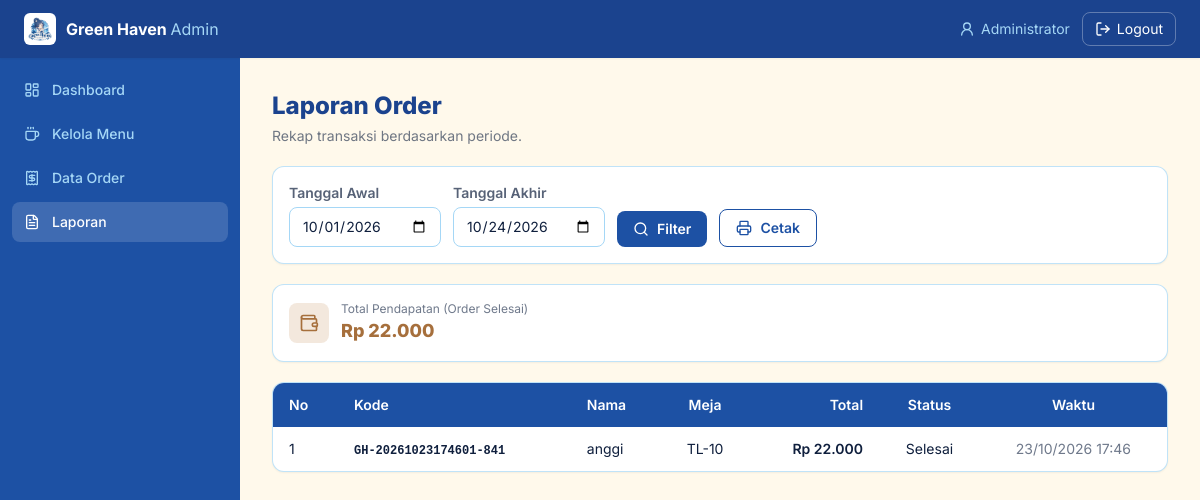
Page /admin/laporan.php (signed in) on the committed database.
### tables this page shows
CREATE TABLE `orders` (
  `id` int(11) UNSIGNED NOT NULL,
  `kode_order` varchar(30) NOT NULL,
  `pelanggan_id` int(11) UNSIGNED NOT NULL,
  `no_meja` varchar(10) NOT NULL,
  `total_harga` decimal(14,2) NOT NULL DEFAULT 0.00,
  `status` enum('pending','diproses','selesai','dibatalkan') NOT NULL DEFAULT 'pending',
  `catatan` text DEFAULT NULL,
  `waktu_order` datetime NOT NULL DEFAULT current_timestamp(),
  `updated_at` datetime NOT NULL DEFAULT current_timestamp() ON UPDATE current_timestamp()
);

CREATE TABLE `pelanggan` (
  `id` int(11) UNSIGNED NOT NULL,
  `nama` varchar(100) NOT NULL,
  `no_meja` varchar(10) NOT NULL,
  `no_hp` varchar(20) DEFAULT NULL,
  `waktu_datang` datetime NOT NULL DEFAULT current_timestamp()
);

### config/koneksi.php (called while the page is built, shortened)
<?php
function asset($path = '') {
    return BASE_URL . ltrim($path, '/');
}
function rupiah($angka) {
    return "Rp " . number_format((float)$angka, 0, ',', '.');
}

### admin/laporan.php (the view, shortened to what this page needs)
<?php
require_once '../config/koneksi.php';
include '../includes/header.php';
$tgl_awal  = $_GET['tgl_awal']  ?? date('Y-m-01');
$tgl_akhir = $_GET['tgl_akhir'] ?? date('Y-m-d');
$ta = mysqli_real_escape_string($koneksi, $tgl_awal);
$tk = mysqli_real_escape_string($koneksi, $tgl_akhir);
$q = mysqli_query($koneksi, "SELECT o.*, p.nama FROM orders o
                             JOIN pelanggan p ON o.pelanggan_id = p.id
                             WHERE DATE(o.waktu_order) BETWEEN '$ta' AND '$tk'
                             ORDER BY o.waktu_order DESC");
$total = 0; $data = [];
while ($row = mysqli_fetch_assoc($q)) {
    $data[] = $row;
    if ($row['status'] === 'selesai') $total += $row['total_harga'];
}
?>
<nav class="sticky top-0 z-40 bg-ocean-dark text-white shadow-sm">
    <div class="px-4 lg:px-6 py-3 flex items-center justify-between">
        <a href="<?= asset('admin/dashboard.php'); ?>" class="flex items-center gap-2.5">
            <img src="<?= asset('assets/logo-brand.png'); ?>" alt="Green Haven"
                 class="h-8 w-8 rounded-md bg-white object-contain p-0.5">
            <span class="font-bold">Green Haven <span class="text-sky font-normal hidden sm:inline">Admin</span></span>
        </a>
        <div class="flex items-center gap-3 text-sm">
            <span class="hidden sm:flex items-center gap-1.5 text-sky">
                <i data-lucide="user-round" class="w-4 h-4"></i>
                <?= htmlspecialchars($_SESSION['admin_nama']); ?>
            </span>
            <a href="<?= asset('admin/logout.php'); ?>"
               class="border border-white/30 hover:bg-white/10 px-3 py-1.5 rounded-lg flex items-center gap-1.5 transition">
                <i data-lucide="log-out" class="w-4 h-4"></i> Logout
            </a>
        </div>
    </div>
</nav>
<div class="flex min-h-[calc(100vh-56px)]">
    <aside class="hidden md:flex flex-col w-60 bg-ocean text-white p-3 gap-1">
        <?php $current = basename($_SERVER['PHP_SELF']); ?>
        <?php
        $items = [
            ['dashboard.php', 'layout-dashboard', 'Dashboard'],
            ['menu.php',      'coffee',           'Kelola Menu'],
            ['order.php',     'receipt',          'Data Order'],
            ['laporan.php',   'file-text',        'Laporan'],
        ];
        foreach ($items as [$href, $icon, $label]):
        ?>
            <a href="<?= asset('admin/' . $href); ?>"
               class="flex items-center gap-3 px-3 py-2.5 rounded-lg text-sm font-medium transition
                      <?= $current === $href ? 'bg-white/15 text-white' : 'text-sky hover:bg-white/10 hover:text-white'; ?>">
                <i data-lucide="<?= $icon; ?>" class="w-4 h-4"></i>
                <?= $label; ?>
            </a>
        <?php endforeach; ?>
    </aside>
    <main class="flex-1 p-6 lg:p-8">
        <h1 class="text-2xl font-extrabold text-ocean-dark mb-1">Laporan Order</h1>
        <p class="text-sm text-ink/60 mb-5">Rekap transaksi berdasarkan periode.</p>
        <form method="GET" class="bg-white rounded-xl border border-sky/70 p-4 mb-5 flex flex-wrap items-end gap-3 text-sm shadow-sm">
            <div>
                <label class="block text-ink/70 font-semibold mb-1">Tanggal Awal</label>
                <input type="date" name="tgl_awal" value="<?= htmlspecialchars($tgl_awal); ?>"
                    class="rounded-lg border border-sky bg-white focus:border-ocean outline-none px-3 py-2">
            </div>
            <div>
                <label class="block text-ink/70 font-semibold mb-1">Tanggal Akhir</label>
                <input type="date" name="tgl_akhir" value="<?= htmlspecialchars($tgl_akhir); ?>"
                    class="rounded-lg border border-sky bg-white focus:border-ocean outline-none px-3 py-2">
            </div>
            <button class="inline-flex items-center gap-2 bg-ocean hover:bg-ocean-dark text-white font-semibold px-4 py-2 rounded-lg transition">
                <i data-lucide="search" class="w-4 h-4"></i> Filter
            </button>
            <a href="<?= asset('admin/cetak_laporan.php?tgl_awal=' . $tgl_awal . '&tgl_akhir=' . $tgl_akhir); ?>" target="_blank"
               class="inline-flex items-center gap-2 border border-ocean text-ocean hover:bg-ocean hover:text-white font-semibold px-4 py-2 rounded-lg transition">
                <i data-lucide="printer" class="w-4 h-4"></i> Cetak
            </a>
        </form>
        <div class="bg-white rounded-xl border border-sky/70 p-4 mb-5 flex items-center gap-3 shadow-sm">
            <span class="inline-flex items-center justify-center w-10 h-10 rounded-lg bg-latte/20 text-latte-dark">
                <i data-lucide="wallet" class="w-5 h-5"></i>
            </span>
            <div>
                <p class="text-xs text-ink/60">Total Pendapatan (Order Selesai)</p>
                <p class="text-lg font-extrabold text-latte-dark"><?= rupiah($total); ?></p>
            </div>
        </div>
        <div class="bg-white rounded-xl border border-sky/70 overflow-hidden shadow-sm">
            <div class="overflow-x-auto">
                <table class="w-full text-sm">
                    <thead class="bg-ocean text-white">
                        <tr>
                            <th class="text-left px-4 py-3 font-semibold">No</th>
                            <th class="text-left px-4 py-3 font-semibold">Kode</th>
                            <th class="text-left px-4 py-3 font-semibold">Nama</th>
                            <th class="text-center px-4 py-3 font-semibold">Meja</th>
                            <th class="text-right px-4 py-3 font-semibold">Total</th>
                            <th class="text-center px-4 py-3 font-semibold">Status</th>
                            <th class="text-center px-4 py-3 font-semibold">Waktu</th>
                        </tr>
                    </thead>
                    <tbody class="divide-y divide-sky/50">
                        <?php $no = 1; foreach ($data as $o): ?>
                        <tr class="hover:bg-cream/70">
                            <td class="px-4 py-3"><?= $no++; ?></td>
                            <td class="px-4 py-3"><code class="text-xs font-semibold"><?= htmlspecialchars($o['kode_order']); ?></code></td>
                            <td class="px-4 py-3"><?= htmlspecialchars($o['nama']); ?></td>
                            <td class="px-4 py-3 text-center"><?= htmlspecialchars($o['no_meja']); ?></td>
                            <td class="px-4 py-3 text-right font-semibold"><?= rupiah($o['total_harga']); ?></td>
                            <td class="px-4 py-3 text-center capitalize"><?= htmlspecialchars($o['status']); ?></td>
                            <td class="px-4 py-3 text-center text-ink/60"><?= date('d/m/Y H:i', strtotime($o['waktu_order'])); ?></td>
                        </tr>
                        <?php endforeach; ?>
                    </tbody>
                </table>
            </div>
        </div>
    </main>
</div>
<?php include '../includes/footer.php'; ?>

### includes/header.php (style rules this page uses)
body { font-family: 'Inter', system-ui, sans-serif; }

### rows in the picture
orders: kode_order "GH-20261023174601-841", pelanggan.nama "anggi", no_meja "TL-10", total_harga "Rp 22.000", status "Selesai", waktu_order "23/10/2026 17:46"

### other values in the picture
$_SESSION['admin_nama'] "Administrator"
$label "Dashboard"
$label "Kelola Menu"
$label "Data Order"
$label "Laporan"
rupiah($total) "Rp 22.000"
